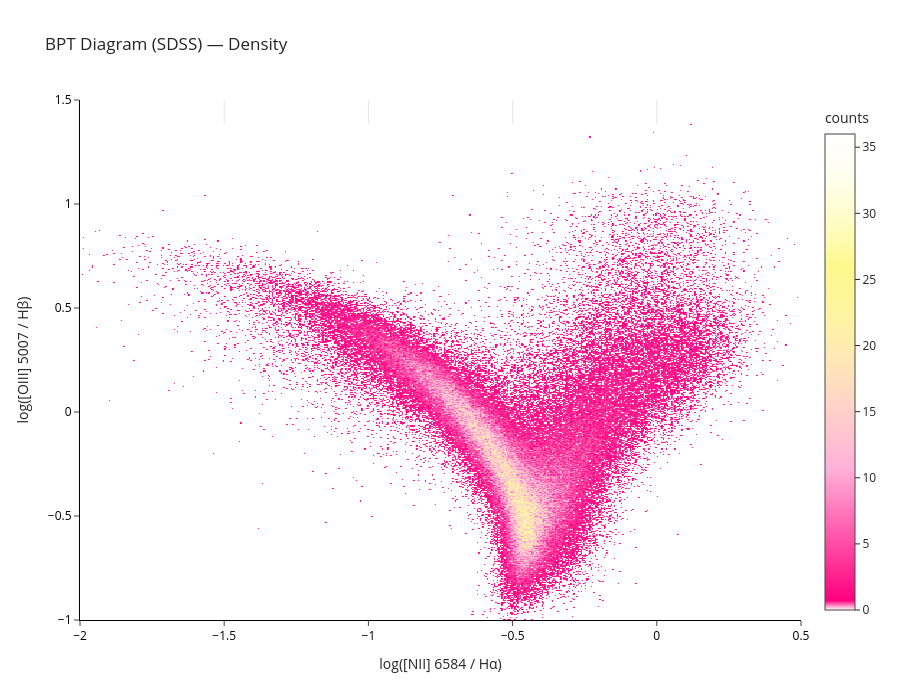

Notebook code for this chart:
### Code cell
fig = px.density_heatmap(
    plot_df_galaxies,
    x="log_NII_Ha",
    y="log_OIII_Hb",
    nbinsx=700,   # controls square size
    nbinsy=700,
    title="BPT Diagram (SDSS) — Density"
)

fig.update_layout(
    template="simple_white",
    width=900,
    height=700,
    plot_bgcolor="white",
    paper_bgcolor="white",
    coloraxis=dict(
        colorscale=inferno_pink_fade,
        cmin=1,  # ensures 0-density = white
        colorbar=dict(title="counts")
    )
)

# Paper-style axes
fig.update_xaxes(
    range=[-2, 0.5],
    title="log([NII] 6584 / Hα)",
    showline=True,
    linecolor="black",
    ticks="outside",
    tickfont=dict(color="black", size=12),
    showgrid=True,
    gridcolor="rgba(0,0,0,0.10)"
)

fig.update_yaxes(
    range=[-1, 1.5],
    title="log([OIII] 5007 / Hβ)",
    showline=True,
    linecolor="black",
    ticks="outside",
    tickfont=dict(color="black", size=12),
    showgrid=True,
    gridcolor="rgba(0,0,0,0.10)"
)

fig.show()

### Figure 1 — Plotly figure (JSON) as saved in the notebook; plotly's stock layout.template omitted (floating-point values rounded to 4 significant figures; data arrays with more than 128 entries replaced by an {"elided": "..."} marker saying what was removed)
{"data": [{"coloraxis": "coloraxis", "hovertemplate": "log_NII_Ha=%{x}<br>log_OIII_Hb=%{y}<br>count=%{z}<extra></extra>", "name": "", "nbinsx": 700, "nbinsy": 700, "type": "histogram2d", "x": {"elided": "140035 float values"}, "xaxis": "x", "xbingroup": "x", "y": {"elided": "140035 float values"}, "yaxis": "y", "ybingroup": "y"}], "layout": {"coloraxis": {"cmin": 1, "colorbar": {"title": {"text": "counts"}}, "colorscale": [[0, "white"], [0.02, "#ff007f"], [0.06, "#ff1a8c"], [0.1, "#ff3399"], [0.14, "#ff4da6"], [0.18, "#ff66b3"], [0.22, "#ff80bf"], [0.26, "#ff99cc"], [0.3, "#ffb3d9"], [0.36, "#ffc2d1"], [0.42, "#ffd1c9"], [0.48, "#ffdfbf"], [0.54, "#ffeab3"], [0.6, "#fff2a6"], [0.66, "#fff599"], [0.72, "#fff88c"], [0.78, "#fffbb3"], [0.84, "#fffdd0"], [0.88, "#fffde0"], [0.92, "#fffef0"], [0.95, "#fffef7"], [0.97, "#fffefc"], [0.99, "#ffffff"], [1, "#fffffb"]]}, "height": 700, "legend": {"tracegroupgap": 0}, "paper_bgcolor": "white", "plot_bgcolor": "white", "title": {"text": "BPT Diagram (SDSS) — Density"}, "width": 900, "xaxis": {"anchor": "y", "domain": [0, 1], "gridcolor": "rgba(0,0,0,0.10)", "linecolor": "black", "range": [-2, 0.5], "showgrid": true, "showline": true, "tickfont": {"color": "black", "size": 12}, "ticks": "outside", "title": {"text": "log([NII] 6584 / Hα)"}}, "yaxis": {"anchor": "x", "domain": [0, 1], "gridcolor": "rgba(0,0,0,0.10)", "linecolor": "black", "range": [-1, 1.5], "showgrid": true, "showline": true, "tickfont": {"color": "black", "size": 12}, "ticks": "outside", "title": {"text": "log([OIII] 5007 / Hβ)"}}}}
